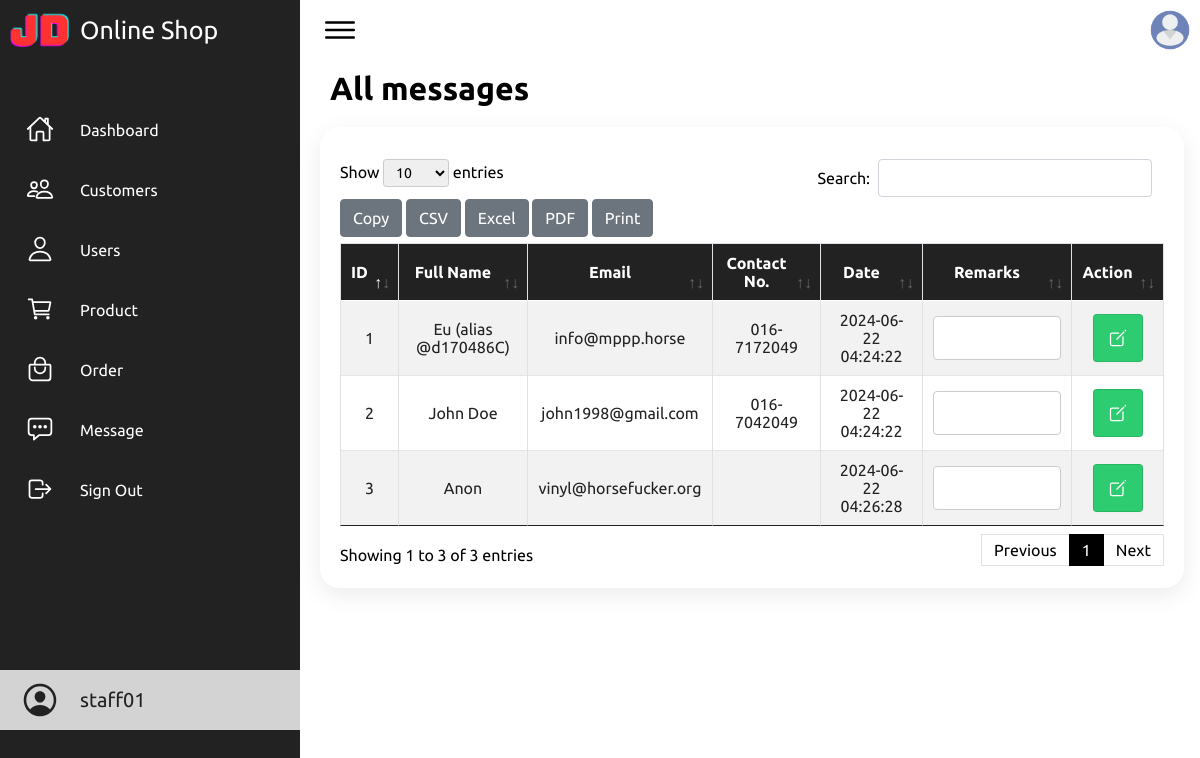
The page /admin/message-list.php (signed in) on the database its author committed.
### tables this page shows
CREATE TABLE `contact_us` (
  `id` int(255) NOT NULL,
  `name` varchar(255) NOT NULL,
  `email` varchar(255) NOT NULL,
  `phone` varchar(11) NOT NULL,
  `message` text NOT NULL,
  `datetime` datetime NOT NULL DEFAULT current_timestamp(),
  `remarks` text DEFAULT NULL
);

### admin/message-list.php (the view, shortened to what this page needs)
<!DOCTYPE html>
<html lang="en">
<head>
  <link rel="stylesheet" href="assets/css/style.css">
    <link rel="stylesheet" href="assets/css/bootstrap.min.css">
  <link rel="stylesheet" href="assets/css/datatables.min.css">
</head>
<body>
    <div class="container-1">
        <?php include 'nav.php'; ?>
        <h1 style="margin-top: 10px; margin-left: 30px;">All messages</h1>
        <div class="list">
            <div class="recentList">
                <table id="example" class="table table-striped table-bordered">
                    <thead>
                        <tr>
                        <td>ID</td>
                        <td>Full Name</td>
                        <td>Email</td>
                        <td>Contact No.</td>
                        <td>Date</td>
                        <td>Remarks</td>
                        <td>Action</td>
                        </tr>
                    </thead>
                    <tbody>
                        <?php
                            include("../connect/config.php");
                            $sql = "SELECT * FROM contact_us";
                            $result = mysqli_query($conn, $sql);
                            if (mysqli_num_rows($result) > 0) {
                                while ($row = mysqli_fetch_assoc($result)) {
                                ?>
                                 <tr>
                                    <td><?php echo $row['id']; ?></td>
                                    <td><?php echo $row['name']; ?></td>
                                    <td><?php echo $row['email']; ?></td>
                                    <td><?php echo $row['phone']; ?></td>
                                    <td><?php echo $row['datetime']; ?></td>
                                    <td><input readonly type="text" id="remarks" name="remarks" value="<?php echo $row['remarks']; ?>"></td>
                                    <td>
                                        <a href="edit-message-remark.php?message_remark_upd=<?php echo $row['id']; ?>"><button class="edit-btn"><ion-icon name="create-outline"></ion-icon></ion-icon></button></a>
                                    </td>
                                </tr>
                                <?php
                                }
                            } else {
                                echo "<tr><td colspan='10'>No messages found</td></tr>";
                            }
                            ?>
                    </tbody>
                </table>
            </div>
        </div>
    </div>
</body>

### admin/nav.php (shortened to what this page needs)
<nav>
	<div class="navigation">
		<ul>
			<li>
				<a href="#">
					<span class="icon">
						<img src="assets/images/pg-logo.png">
					</span>
					<span class="title" style="font-size: 25px;">Online Shop</span>
				</a>
			</li>
			<li>
				<a href="dashboard.php">
					<span class="icon">
						<ion-icon name="home-outline"></ion-icon>
					</span>
					<span class="title">Dashboard</span>
				</a>
			</li>
			<li>
				<a href="customer-list.php">
					<span class="icon">
						<ion-icon name="people-outline"></ion-icon>
					</span>
					<span class="title">Customers</span>
				</a>
			</li>
			<?php if ($_SESSION['levelID'] == 2) { ?>
				<li>
					<a href="staff-list.php">
						<span class="icon">
							<ion-icon name="person-outline"></ion-icon>
						</span>
						<span class="title">Users</span>
					</a>
				</li>
			<?php } ?>
			<li>
				<a href="product-list.php">
					<span class="icon">
						<ion-icon name="cart-outline"></ion-icon>
					</span>
					<span class="title">Product</span>
				</a>
			</li>
			<li>
				<a href="order-list.php">
					<span class="icon">
						<ion-icon name="bag-handle-outline"></ion-icon>
					</span>
					<span class="title">Order</span>
				</a>
			</li>
			<li>
				<a href="message-list.php">
					<span class="icon">
						<ion-icon name="chatbox-ellipses-outline"></ion-icon>
					</span>
					<span class="title">Message</span>
				</a>
			</li>
			<li>
				<a href="staff-logout.php">
					<span class="icon">
						<ion-icon name="log-out-outline"></ion-icon>
					</span>
					<span class="title">Sign Out</span>
				</a>
			</li>
		</ul>
		<div class="username">
			<a href="staff-profile.php">
				<span>
					<ion-icon name="person-circle-outline"></ion-icon>
				</span>
				<div class="title">
					<span><?php echo $_SESSION['username']; ?></span>
				</div>
			</a>
		</div>
	</div>
</nav>
<div class="main">
	<div class="topbar">
		<div class="toggle">
			<ion-icon name="menu-outline"></ion-icon>
		</div>
		<div class="user">
			<a href="staff-profile.php"><img src="assets/images/user.png" alt=""></a>
		</div>
	</div>

### admin/assets/css/style.css (style rules this page uses)
* { font-family: "Ubuntu", sans-serif; margin: 0; padding: 0; box-sizing: border-box; }
:root { --blue: #2a2185; --white: #fff; --gray: #f5f5f5; --black1: #222; --black2: #999; }
body { min-height: 100vh; overflow-x: hidden; }
.container-1 { position: relative; width: 100%; }
.navigation { position: fixed; width: 300px; height: 100%; background: var(--black1); transition: 0.5s; overflow: hidden; }
.navigation ul { position: absolute; top: 0; left: 0; width: 100%; border-left: 10px solid var(--black1); }
.navigation ul li { position: relative; width: 100%; list-style: none; border-top-left-radius: 30px; border-bottom-left-radius: 30px; }
.navigation ul li:nth-child(1) { margin-bottom: 40px; pointer-events: none; }
.navigation ul li a { position: relative; display: block; width: 100%; display: flex; text-decoration: none; color: var(--white); }
.navigation ul li a .icon { position: relative; display: block; min-width: 60px; height: 60px; line-height: 75px; text-align: center; }
.navigation ul li a .icon img { height: 60px; width: 60px; }
.navigation ul li a .icon ion-icon { font-size: 1.75rem; }
.navigation ul li a .title { position: relative; display: block; padding: 0 10px; height: 60px; line-height: 60px; text-align: start; white-space: nowrap; }
.navigation .username { margin-top: 670px; background-color: lightgray; width: 100%; height: 60px; }
.navigation .username a { text-decoration: none; color: var(--black1); }
.navigation .username ion-icon { font-size: 2.5rem; margin-left: 20px; margin-top: 10px; }
.navigation .username .title { padding: 0 10px; font-size: 20px; margin-top: -35px; margin-left: 70px; }
.main { position: absolute; width: calc(100% - 300px); left: 300px; min-height: 100vh; background: var(--white); transition: 0.5s; }
.topbar { width: 100%; height: 60px; display: flex; justify-content: space-between; align-items: center; padding: 0 10px; }
.toggle { position: relative; width: 60px; height: 60px; display: flex; justify-content: center; align-items: center; font-size: 2.5rem; cursor: pointer; }
.user { position: relative; width: 40px; height: 40px; border-radius: 50%; overflow: hidden; cursor: pointer; }
.user img { position: absolute; top: 0; left: 0; width: 100%; height: 100%; object-fit: cover; }
.list { position: relative; width: 100%; padding: 20px; display: grid; }
.list .recentList { position: relative; display: grid; background: var(--white); padding: 20px; box-shadow: 0 7px 25px rgba(0, 0, 0, 0.08); border-radius: 20px; }
.list .recentList table { width: 100%; border-collapse: collapse; margin-top: 10px; height: 50px; text-align: center; }
.list table thead tr { background-color: var(--black1); }
.list table thead td { font-weight: 600; color: white; }
.list .recentList table tr { color: var(--black1); border-bottom: 1px solid rgba(0, 0, 0, 0.1); }
.list .recentList table tr:last-child { border-bottom: none; }
.list .recentList table tr td { padding: 10px; }
.list .recentList table tr td:nth-child(3) { text-align: center; }
input[type=file], input[type=number], input[type=password], input[type=text], select, textarea { width: 100%; padding: 12px; border: 1px solid #ccc; border-radius: 4px; resize: vertical; }
.view-btn ion-icon, .edit-btn ion-icon, .delete-btn ion-icon { color: var(--white); height: 20px; width: 20px; }
.edit-btn { align-items: center; background-color: #2ECC71; border: 1px solid rgba(0, 0, 0, 0.1); border-radius: .25rem; box-shadow: rgba(0, 0, 0, 0.02) 0 1px 3px 0; box-sizing: border-box; color: rgba(0, 0, 0, 0.85); cursor: pointer; display: inline-flex; font-family: system-ui,-apple-system,system-ui,"Helvetica Neue",Helvetica,Arial,sans-serif; font-size: 16px; font-weight: 600; justify-content: center; line-height: 1.25; margin: 0; min-height: 3rem; position: relative; text-decoration: none; transition: all 250ms; user-select: none; -webkit-user-select: none; touch-action: manipulation; vertical-align: baseline; width: 50px; }

### rows shown on the page
contact_us: id "1", name "Eu (alias @d170486C)", email "info@mppp.horse", phone "016-7172049", datetime "2024-06-22 04:24:22"
contact_us: id "2", name "John Doe", email "john1998@gmail.com", phone "016-7042049", datetime "2024-06-22 04:24:22"
contact_us: id "3", name "Anon", email "vinyl@horsefucker.org", datetime "2024-06-22 04:26:28"

### other values the page prints
$_SESSION['username'] "staff01"
